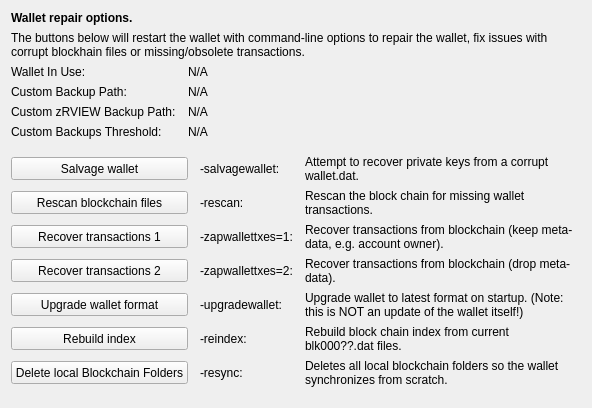
     <widget class="QWidget" name="tab_repair">
      <attribute name="title">
       <string>&amp;Wallet Repair</string>
      </attribute>
      <layout class="QGridLayout" name="gridLayout_4" columnstretch="0,0,0,0">
       <property name="horizontalSpacing">
        <number>12</number>
       </property>
       <item row="0" column="0" colspan="4">
        <widget class="QLabel" name="label_repair_header">
         <property name="font">
          <font>
           <weight>75</weight>
           <bold>true</bold>
          </font>
         </property>
         <property name="text">
          <string>Wallet repair options.</string>
         </property>
        </widget>
       </item>
       <item row="1" column="0" colspan="4">
        <widget class="QLabel" name="label_repair_helptext">
         <property name="font">
          <font>
           <weight>50</weight>
           <bold>false</bold>
          </font>
         </property>
         <property name="text">
          <string>The buttons below will restart the wallet with command-line options to repair the wallet, fix issues with corrupt blockhain files or missing/obsolete transactions.</string>
         </property>
         <property name="wordWrap">
          <bool>true</bool>
         </property>
        </widget>
       </item>
       <item row="2" column="0">
        <widget class="QLabel" name="wallet_path_label">
         <property name="text">
          <string>Wallet In Use:</string>
         </property>
        </widget>
       </item>
       <item row="2" column="1" colspan="3">
        <widget class="QLabel" name="wallet_path">
         <property name="cursor">
          <cursorShape>IBeamCursor</cursorShape>
         </property>
         <property name="text">
          <string>N/A</string>
         </property>
         <property name="textFormat">
          <enum>Qt::PlainText</enum>
         </property>
         <property name="textInteractionFlags">
          <set>Qt::LinksAccessibleByMouse|Qt::TextSelectableByKeyboard|Qt::TextSelectableByMouse</set>
         </property>
        </widget>
       </item>
       <item row="3" column="0">
        <widget class="QLabel" name="wallet_custombackuppath_label">
         <property name="visible">
          <bool>false</bool>
         </property>
         <property name="text">
          <string>Custom Backup Path:</string>
         </property>
        </widget>
       </item>
       <item row="3" column="1" colspan="3">
        <widget class="QLabel" name="wallet_custombackuppath">
         <property name="cursor">
          <cursorShape>IBeamCursor</cursorShape>
         </property>
         <property name="visible">
          <bool>false</bool>
         </property>
         <property name="text">
          <string>N/A</string>
         </property>
         <property name="textFormat">
          <enum>Qt::PlainText</enum>
         </property>
         <property name="textInteractionFlags">
          <set>Qt::LinksAccessibleByMouse|Qt::TextSelectableByKeyboard|Qt::TextSelectableByMouse</set>
         </property>
        </widget>
       </item>
       <item row="4" column="0">
        <widget class="QLabel" name="wallet_customzrviewbackuppath_label">
         <property name="visible">
          <bool>false</bool>
         </property>
         <property name="text">
          <string>Custom zRVIEW Backup Path:</string>
         </property>
        </widget>
       </item>
       <item row="4" column="1" colspan="3">
        <widget class="QLabel" name="wallet_customzrviewbackuppath">
         <property name="cursor">
          <cursorShape>IBeamCursor</cursorShape>
         </property>
         <property name="visible">
          <bool>false</bool>
         </property>
         <property name="text">
          <string>N/A</string>
         </property>
         <property name="textFormat">
          <enum>Qt::PlainText</enum>
         </property>
         <property name="textInteractionFlags">
          <set>Qt::LinksAccessibleByMouse|Qt::TextSelectableByKeyboard|Qt::TextSelectableByMouse</set>
         </property>
        </widget>
       </item>
       <item row="5" column="0">
        <widget class="QLabel" name="wallet_custombackupthreshold_label">
         <property name="visible">
          <bool>false</bool>
         </property>
         <property name="text">
          <string>Custom Backups Threshold:</string>
         </property>
        </widget>
       </item>
       <item row="5" column="1" colspan="3">
        <widget class="QLabel" name="wallet_custombackupthreshold">
         <property name="cursor">
          <cursorShape>IBeamCursor</cursorShape>
         </property>
         <property name="visible">
          <bool>false</bool>
         </property>
         <property name="text">
          <string>N/A</string>
         </property>
         <property name="textFormat">
          <enum>Qt::PlainText</enum>
         </property>
         <property name="textInteractionFlags">
          <set>Qt::LinksAccessibleByMouse|Qt::TextSelectableByKeyboard|Qt::TextSelectableByMouse</set>
         </property>
        </widget>
       </item>
       <item row="6" column="0">
        <spacer name="verticalSpacer_repair1">
         <property name="orientation">
          <enum>Qt::Vertical</enum>
         </property>
         <property name="sizeHint" stdset="0">
          <size>
           <width>10</width>
           <height>10</height>
          </size>
         </property>
        </spacer>
       </item>
       <item row="7" column="0" colspan="2">
        <widget class="QPushButton" name="btn_salvagewallet">
         <property name="minimumSize">
          <size>
           <width>100</width>
           <height>23</height>
          </size>
         </property>
         <property name="text">
          <string>Salvage wallet</string>
         </property>
        </widget>
       </item>
       <item row="7" column="2">
        <widget class="QLabel" name="label_repair_salvage_command">
         <property name="text">
          <string notr="true">-salvagewallet:</string>
         </property>
        </widget>
       </item>
       <item row="7" column="3">
        <widget class="QLabel" name="label_repair_salvage">
         <property name="text">
          <string>Attempt to recover private keys from a corrupt wallet.dat.</string>
         </property>
         <property name="wordWrap">
          <bool>true</bool>
         </property>
        </widget>
       </item>
       <item row="8" column="0" colspan="2">
        <widget class="QPushButton" name="btn_rescan">
         <property name="minimumSize">
          <size>
           <width>100</width>
           <height>23</height>
          </size>
         </property>
         <property name="text">
          <string>Rescan blockchain files</string>
         </property>
        </widget>
       </item>
       <item row="8" column="2">
        <widget class="QLabel" name="label_repair_rescan_command">
         <property name="text">
          <string notr="true">-rescan:</string>
         </property>
        </widget>
       </item>
       <item row="8" column="3">
        <widget class="QLabel" name="label_repair_rescan">
         <property name="text">
          <string>Rescan the block chain for missing wallet transactions.</string>
         </property>
         <property name="wordWrap">
          <bool>true</bool>
         </property>
        </widget>
       </item>
       <item row="9" column="0" colspan="2">
        <widget class="QPushButton" name="btn_zapwallettxes1">
         <property name="minimumSize">
          <size>
           <width>100</width>
           <height>23</height>
          </size>
         </property>
         <property name="text">
          <string>Recover transactions 1</string>
         </property>
        </widget>
       </item>
       <item row="9" column="2">
        <widget class="QLabel" name="label_repair_zap1_command">
         <property name="text">
          <string notr="true">-zapwallettxes=1:</string>
         </property>
        </widget>
       </item>
       <item row="9" column="3">
        <widget class="QLabel" name="label_repair_zap1">
         <property name="text">
          <string>Recover transactions from blockchain (keep meta-data, e.g. account owner).</string>
         </property>
         <property name="wordWrap">
          <bool>true</bool>
         </property>
        </widget>
       </item>
       <item row="10" column="0" colspan="2">
        <widget class="QPushButton" name="btn_zapwallettxes2">
         <property name="minimumSize">
          <size>
           <width>100</width>
           <height>23</height>
          </size>
         </property>
         <property name="text">
          <string>Recover transactions 2</string>
         </property>
        </widget>
       </item>
       <item row="10" column="2">
        <widget class="QLabel" name="label_repair_zap2_command">
         <property name="text">
          <string notr="true">-zapwallettxes=2:</string>
         </property>
        </widget>
       </item>
       <item row="10" column="3">
        <widget class="QLabel" name="label_repair_zap2">
         <property name="text">
          <string>Recover transactions from blockchain (drop meta-data).</string>
         </property>
         <property name="wordWrap">
          <bool>true</bool>
         </property>
        </widget>
       </item>
       <item row="11" column="0" colspan="2">
        <widget class="QPushButton" name="btn_upgradewallet">
         <property name="minimumSize">
          <size>
           <width>100</width>
           <height>23</height>
          </size>
         </property>
         <property name="text">
          <string>Upgrade wallet format</string>
         </property>
        </widget>
       </item>
       <item row="11" column="2">
        <widget class="QLabel" name="label_repair_upgrade_command">
         <property name="text">
          <string notr="true">-upgradewallet:</string>
         </property>
        </widget>
       </item>
       <item row="11" column="3">
        <widget class="QLabel" name="label_repair_upgrade">
         <property name="text">
          <string>Upgrade wallet to latest format on startup. (Note: this is NOT an update of the wallet itself!)</string>
         </property>
         <property name="wordWrap">
          <bool>true</bool>
         </property>
        </widget>
       </item>
       <item row="12" column="0" colspan="2">
        <widget class="QPushButton" name="btn_reindex">
         <property name="minimumSize">
          <size>
           <width>100</width>
           <height>23</height>
          </size>
         </property>
         <property name="text">
          <string>Rebuild index</string>
         </property>
        </widget>
       </item>
       <item row="12" column="2">
        <widget class="QLabel" name="label_repair_reindex_command">
         <property name="text">
          <string notr="true">-reindex:</string>
         </property>
        </widget>
       </item>
       <item row="12" column="3">
        <widget class="QLabel" name="label_repair_reindex">
         <property name="text">
          <string>Rebuild block chain index from current blk000??.dat files.</string>
         </property>
         <property name="wordWrap">
          <bool>true</bool>
         </property>
        </widget>
       </item>
       <item row="13" column="0" colspan="2">
        <widget class="QPushButton" name="btn_resync">
         <property name="minimumSize">
          <size>
           <width>100</width>
           <height>23</height>
          </size>
         </property>
         <property name="text">
          <string>Delete local Blockchain Folders</string>
         </property>
        </widget>
       </item>
       <item row="13" column="2">
        <widget class="QLabel" name="label_repair_resync_command">
         <property name="text">
          <string>-resync:</string>
         </property>
        </widget>
       </item>
       <item row="13" column="3">
        <widget class="QLabel" name="label_repair_resync">
         <property name="text">
          <string>Deletes all local blockchain folders so the wallet synchronizes from scratch.</string>
         </property>
         <property name="wordWrap">
          <bool>true</bool>
         </property>
        </widget>
       </item>
       <item row="14" column="0">
        <spacer name="verticalSpacer_repair2">
         <property name="orientation">
          <enum>Qt::Vertical</enum>
         </property>
         <property name="sizeHint" stdset="0">
          <size>
           <width>20</width>
           <height>10</height>
          </size>
         </property>
        </spacer>
       </item>
      </layout>
     </widget>
